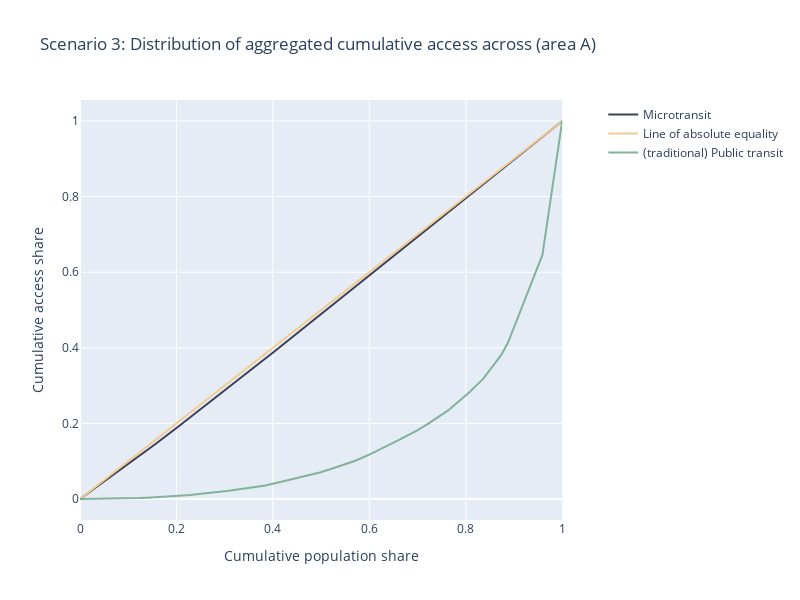

The cell this chart's notebook holds for it:
### Code cell
# Create figure with secondary y-axis
fig = make_subplots(specs=[[{"secondary_y": True}]])

# Add traces
fig.add_trace(
    go.Scatter(x=withmt_x, y=withmt_y, name="Microtransit", line=dict(color="#3d405b")),
    secondary_y=False, 
)

# Add traces
fig.add_trace(
    go.Scatter(x=withmt_x, y=withmt_x, name="Line of absolute equality", line=dict(color="#f2cc8f")),
    secondary_y=False,
)

# Add traces
fig.add_trace(
    go.Scatter(x=withoutmt_x, y=withoutmt_y, name="(traditional) Public transit", line=dict(color="#81b29a")),
    secondary_y=False,
)

# Add figure title
fig.update_layout(
    title_text="Scenario 3: Distribution of aggregated cumulative access across (area A)", 
    width=800, height=600, 
    xaxis_title="Cumulative population share",
    yaxis_title="Cumulative access share",
)

fig.show()

### Figure 1 — Plotly figure (JSON) as saved in the notebook; plotly's stock layout.template omitted (floating-point values rounded to 4 significant figures)
{"data": [{"line": {"color": "#3d405b"}, "name": "Microtransit", "type": "scatter", "x": [0, 0.05529, 0.0802, 0.1011, 0.1317, 0.1566, 0.2034, 0.2305, 0.247, 0.2668, 0.3062, 0.3358, 0.3758, 0.3998, 0.4461, 0.5013, 0.5429, 0.5656, 0.6021, 0.6389, 0.6574, 0.7002, 0.7428, 0.7708, 0.7968, 0.828, 0.8648, 0.8968, 0.9378, 0.961, 0.9856, 1, null, null, null, null, null, null, null, null, null, null, null, null, null, null, null, null, null, null, null, null, null, null, null, null, null, null, null, null, null, null, null], "xaxis": "x", "y": [0, 0.05065, 0.07346, 0.09302, 0.1217, 0.1455, 0.1912, 0.2178, 0.2342, 0.2541, 0.2933, 0.3228, 0.3629, 0.3871, 0.4342, 0.4903, 0.5326, 0.5557, 0.5928, 0.6302, 0.649, 0.6928, 0.7363, 0.765, 0.7917, 0.8236, 0.8613, 0.8939, 0.9359, 0.9598, 0.9852, 1, null, null, null, null, null, null, null, null, null, null, null, null, null, null, null, null, null, null, null, null, null, null, null, null, null, null, null, null, null, null, null], "yaxis": "y"}, {"line": {"color": "#f2cc8f"}, "name": "Line of absolute equality", "type": "scatter", "x": [0, 0.05529, 0.0802, 0.1011, 0.1317, 0.1566, 0.2034, 0.2305, 0.247, 0.2668, 0.3062, 0.3358, 0.3758, 0.3998, 0.4461, 0.5013, 0.5429, 0.5656, 0.6021, 0.6389, 0.6574, 0.7002, 0.7428, 0.7708, 0.7968, 0.828, 0.8648, 0.8968, 0.9378, 0.961, 0.9856, 1, null, null, null, null, null, null, null, null, null, null, null, null, null, null, null, null, null, null, null, null, null, null, null, null, null, null, null, null, null, null, null], "xaxis": "x", "y": [0, 0.05529, 0.0802, 0.1011, 0.1317, 0.1566, 0.2034, 0.2305, 0.247, 0.2668, 0.3062, 0.3358, 0.3758, 0.3998, 0.4461, 0.5013, 0.5429, 0.5656, 0.6021, 0.6389, 0.6574, 0.7002, 0.7428, 0.7708, 0.7968, 0.828, 0.8648, 0.8968, 0.9378, 0.961, 0.9856, 1, null, null, null, null, null, null, null, null, null, null, null, null, null, null, null, null, null, null, null, null, null, null, null, null, null, null, null, null, null, null, null], "yaxis": "y"}, {"line": {"color": "#81b29a"}, "name": "(traditional) Public transit", "type": "scatter", "x": [0, 0.05529, 0.1022, 0.1231, 0.1395, 0.1859, 0.2285, 0.2555, 0.2861, 0.3046, 0.3597, 0.3846, 0.4262, 0.4461, 0.4693, 0.4973, 0.5201, 0.545, 0.571, 0.6022, 0.6261, 0.6626, 0.6994, 0.7241, 0.7641, 0.8069, 0.8365, 0.8733, 0.8876, 0.927, 0.959, 1, null, null, null, null, null, null, null, null, null, null, null, null, null, null, null, null, null, null, null, null, null, null, null, null, null, null, null, null, null, null, null], "xaxis": "x", "y": [0, 0.0003794, 0.001867, 0.002683, 0.003534, 0.00635, 0.01066, 0.01425, 0.01836, 0.0211, 0.03098, 0.03555, 0.04809, 0.05418, 0.06141, 0.0703, 0.07935, 0.08967, 0.1012, 0.1187, 0.1335, 0.1568, 0.1814, 0.2008, 0.235, 0.2818, 0.3185, 0.3804, 0.414, 0.5419, 0.6457, 1, null, null, null, null, null, null, null, null, null, null, null, null, null, null, null, null, null, null, null, null, null, null, null, null, null, null, null, null, null, null, null], "yaxis": "y"}], "layout": {"height": 600, "title": {"text": "Scenario 3: Distribution of aggregated cumulative access across (area A)"}, "width": 800, "xaxis": {"anchor": "y", "domain": [0, 0.94], "title": {"text": "Cumulative population share"}}, "yaxis": {"anchor": "x", "domain": [0, 1], "title": {"text": "Cumulative access share"}}, "yaxis2": {"anchor": "x", "overlaying": "y", "side": "right"}}}
